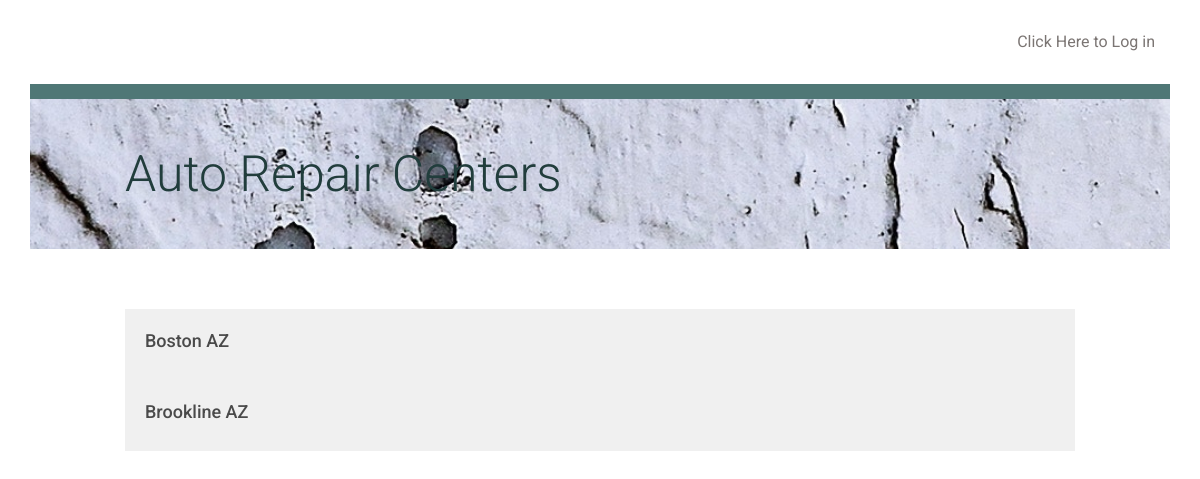
The page /autorepaircenter/ on the database as committed earlier.
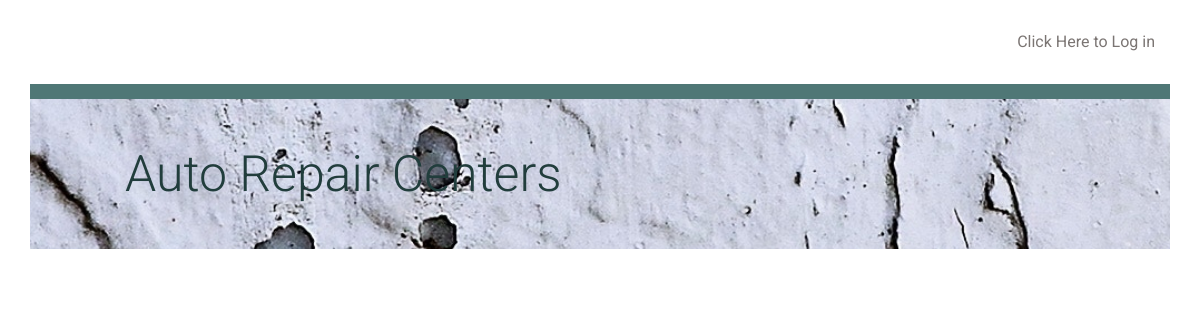
The same page on the database as committed later.
### database_setup.py (models this page shows, shortened)
class AutoRepairCenter(Base):
    __tablename__ = 'autorepaircenter'
    id=Column(Integer, primary_key=True)
    name = Column(String(250), nullable=False)
    user_id=Column(Integer, ForeignKey('user.id'))
    user = relationship(User)
    container_item = relationship('ContainerItem', cascade='all, delete-orphan')

### app.py (the view)
@app.route('/')
@app.route('/autorepaircenter/')
def showAutoRepairCenters():
    autorepaircenters = session \
            .query(AutoRepairCenter).order_by(asc(AutoRepairCenter.name))
    if 'username' not in login_session:
        return render_template(
            'publicautorepaircenters.html',
            autorepaircenters=autorepaircenters)
    else:
        return render_template(
            'autorepaircenters.html', autorepaircenters=autorepaircenters)

### templates/publicautorepaircenters.html (shortened to what this page needs)
{% extends "layout.html" %}
{% block content %}
	<div class="row top-container">
		<div class="col-md-10"></div>
		<div class="col-md-2 text-right">
			<a href="{{url_for('showLogin')}}">Click Here to Log in</a>
		</div>
	</div>
	<div class="row divider blue">
		<div class="col-md-12"></div>
	</div>
	<div class="row banner main">
		<div class="col-md-1"></div>
		<div class="col-md-11 padding-none">
			<h1>Auto Repair Centers</h1>
		</div>
	</div>
	<div class="row padding-top padding-bottom">
	</div>
	{% for autorepaircenter in autorepaircenters %}
		<a href = "{{url_for('showContainer', autorepaircenter_id=autorepaircenter.id)}}">
			<div class="row">
				<div class="col-md-1"></div>
					<div class="col-md-10 autorepaircenter-list">
						<h3>{{autorepaircenter.name}}</h3>
					</div>
				<div class="col-md-1"></div>
			</div>
		</a>
	{% endfor %}
{% endblock %}

### templates/layout.html (shortened to what this page needs)
<!DOCTYPE html>
<html lang="en" dir="ltr">
	<head>
		<link rel="stylesheet" href="https://stackpath.bootstrapcdn.com/bootstrap/4.3.1/css/bootstrap.min.css">
		<link rel=stylesheet type=text/css href="{{ url_for('static', filename='styles.css') }}">
	</head>
	<body>
		<div class="container">
			{% block content %}
			{% endblock %}
		</div>
	</body>
</html>

### static/styles.css (style rules this page uses)
* { font-family: "Helvetica Neue Bold", Roboto, Helvetica, Arial, sans-serif; font-weight: 700; }
h1 { font-family: "Helvetica Neue Light", Roboto, Helvetica, Arial, sans-serif; font-size: 50px; color: #213d3c; line-height: 60px; font-weight: 300; }
a { font-size: 14px; color: #040505; line-height: 17px; }
.padding-top { padding-top: 30px; }
.padding-bottom { padding-bottom: 30px; }
.padding-none { padding: 0; }
.top-container { padding-top: 30px; padding-bottom: 30px; }
.top-container a { margin-bottom: 0; line-height: 16px; font-size: 16px; color: #7B7573; font-weight: 400; }
.divider { height: 15px; }
.divider.blue { background-color: #4f7776; }
.banner.main { height: 150px; background: url("/static/top-banner.jpg"); background-position: right; background-repeat: no-repeat; background-size: cover; }
.banner h1 { margin: 45px 0; }

Rows that differ between the two databases and show on the page:
removed AutoRepairCenter: name "Boston AZ"
removed AutoRepairCenter: name "Brookline AZ"
